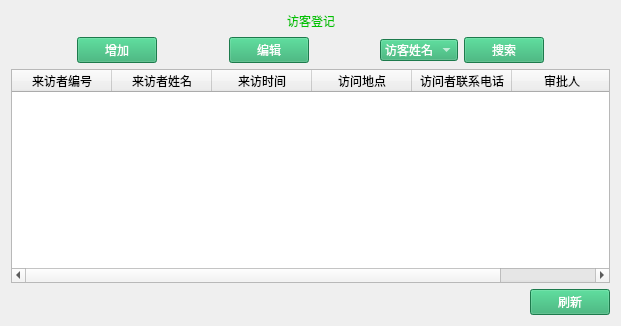
<?xml version="1.0" encoding="UTF-8"?>
<ui version="4.0">
 <class>VisitorRegistrationWidget</class>
 <widget class="QWidget" name="VisitorRegistrationWidget">
  <property name="geometry">
   <rect>
    <x>0</x>
    <y>0</y>
    <width>621</width>
    <height>326</height>
   </rect>
  </property>
  <property name="windowTitle">
   <string>Form</string>
  </property>
  <layout class="QGridLayout" name="gridLayout">
   <item row="0" column="0">
    <layout class="QVBoxLayout" name="verticalLayout">
     <item>
      <layout class="QHBoxLayout" name="horizontalLayout">
       <item>
        <spacer name="horizontalSpacer">
         <property name="orientation">
          <enum>Qt::Horizontal</enum>
         </property>
         <property name="sizeHint" stdset="0">
          <size>
           <width>40</width>
           <height>20</height>
          </size>
         </property>
        </spacer>
       </item>
       <item>
        <widget class="QLabel" name="label">
         <property name="styleSheet">
          <string notr="true">color: rgb(0, 195, 0);
font: 22pt &quot;隶书&quot;;</string>
         </property>
         <property name="text">
          <string>访客登记</string>
         </property>
        </widget>
       </item>
       <item>
        <spacer name="horizontalSpacer_2">
         <property name="orientation">
          <enum>Qt::Horizontal</enum>
         </property>
         <property name="sizeHint" stdset="0">
          <size>
           <width>40</width>
           <height>20</height>
          </size>
         </property>
        </spacer>
       </item>
      </layout>
     </item>
     <item>
      <layout class="QHBoxLayout" name="horizontalLayout_2">
       <item>
        <spacer name="horizontalSpacer_3">
         <property name="orientation">
          <enum>Qt::Horizontal</enum>
         </property>
         <property name="sizeHint" stdset="0">
          <size>
           <width>40</width>
           <height>20</height>
          </size>
         </property>
        </spacer>
       </item>
       <item>
        <widget class="QPushButton" name="pushButton">
         <property name="styleSheet">
          <string notr="true">color: rgb(255, 255, 255);
font: 10pt &quot;隶书&quot;;
background-color: rgb(41, 171, 106);</string>
         </property>
         <property name="text">
          <string>增加</string>
         </property>
        </widget>
       </item>
       <item>
        <spacer name="horizontalSpacer_4">
         <property name="orientation">
          <enum>Qt::Horizontal</enum>
         </property>
         <property name="sizeHint" stdset="0">
          <size>
           <width>40</width>
           <height>20</height>
          </size>
         </property>
        </spacer>
       </item>
       <item>
        <widget class="QPushButton" name="pushButton_2">
         <property name="styleSheet">
          <string notr="true">color: rgb(255, 255, 255);
font: 10pt &quot;隶书&quot;;
background-color: rgb(41, 171, 106);</string>
         </property>
         <property name="text">
          <string>编辑</string>
         </property>
        </widget>
       </item>
       <item>
        <spacer name="horizontalSpacer_5">
         <property name="orientation">
          <enum>Qt::Horizontal</enum>
         </property>
         <property name="sizeHint" stdset="0">
          <size>
           <width>40</width>
           <height>20</height>
          </size>
         </property>
        </spacer>
       </item>
       <item>
        <widget class="QComboBox" name="comboBox">
         <property name="styleSheet">
          <string notr="true">color: rgb(255, 255, 255);
font: 10pt &quot;隶书&quot;;
background-color: rgb(41, 171, 106);</string>
         </property>
         <item>
          <property name="text">
           <string>访客姓名</string>
          </property>
         </item>
         <item>
          <property name="text">
           <string>访问对象</string>
          </property>
         </item>
         <item>
          <property name="text">
           <string>来访日期</string>
          </property>
         </item>
        </widget>
       </item>
       <item>
        <widget class="QPushButton" name="pushButton_3">
         <property name="styleSheet">
          <string notr="true">color: rgb(255, 255, 255);
font: 10pt &quot;隶书&quot;;
background-color: rgb(41, 171, 106);</string>
         </property>
         <property name="text">
          <string>搜索</string>
         </property>
        </widget>
       </item>
       <item>
        <spacer name="horizontalSpacer_6">
         <property name="orientation">
          <enum>Qt::Horizontal</enum>
         </property>
         <property name="sizeHint" stdset="0">
          <size>
           <width>40</width>
           <height>20</height>
          </size>
         </property>
        </spacer>
       </item>
      </layout>
     </item>
     <item>
      <widget class="QTableWidget" name="tableWidget">
       <property name="styleSheet">
        <string notr="true">alternate-background-color: rgb(0, 255, 127);
gridline-color: rgb(170, 255, 255);</string>
       </property>
       <column>
        <property name="text">
         <string>来访者编号</string>
        </property>
       </column>
       <column>
        <property name="text">
         <string>来访者姓名</string>
        </property>
       </column>
       <column>
        <property name="text">
         <string>来访时间</string>
        </property>
       </column>
       <column>
        <property name="text">
         <string>访问地点</string>
        </property>
       </column>
       <column>
        <property name="text">
         <string>访问者联系电话</string>
        </property>
       </column>
       <column>
        <property name="text">
         <string>审批人</string>
        </property>
       </column>
      </widget>
     </item>
     <item>
      <layout class="QHBoxLayout" name="horizontalLayout_3">
       <item>
        <spacer name="horizontalSpacer_7">
         <property name="orientation">
          <enum>Qt::Horizontal</enum>
         </property>
         <property name="sizeHint" stdset="0">
          <size>
           <width>40</width>
           <height>20</height>
          </size>
         </property>
        </spacer>
       </item>
       <item>
        <widget class="QPushButton" name="pushButton_4">
         <property name="styleSheet">
          <string notr="true">color: rgb(255, 255, 255);
font: 10pt &quot;隶书&quot;;
background-color: rgb(41, 171, 106);</string>
         </property>
         <property name="text">
          <string>刷新</string>
         </property>
        </widget>
       </item>
      </layout>
     </item>
    </layout>
   </item>
  </layout>
 </widget>
 <resources/>
 <connections/>
</ui>
